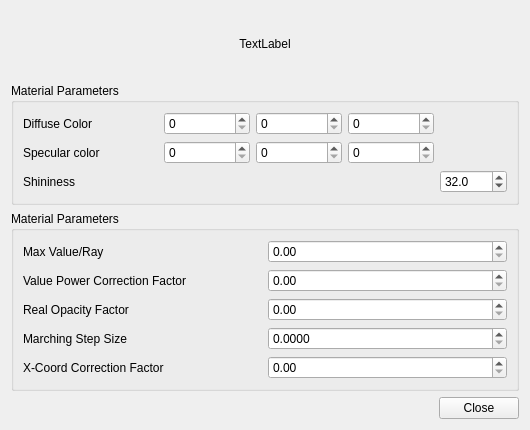
<?xml version="1.0" encoding="UTF-8"?>
<ui version="4.0">
 <class>MaterialEditor</class>
 <widget class="QWidget" name="MaterialEditor">
  <property name="geometry">
   <rect>
    <x>0</x>
    <y>0</y>
    <width>530</width>
    <height>430</height>
   </rect>
  </property>
  <property name="sizePolicy">
   <sizepolicy hsizetype="Expanding" vsizetype="Expanding">
    <horstretch>0</horstretch>
    <verstretch>0</verstretch>
   </sizepolicy>
  </property>
  <property name="windowTitle">
   <string>Form</string>
  </property>
  <layout class="QGridLayout" name="gridLayout_2">
   <item row="1" column="0" colspan="2">
    <widget class="QGroupBox" name="m_BlinnPhongGroup">
     <property name="title">
      <string>Material Parameters</string>
     </property>
     <layout class="QGridLayout" name="gridLayout" columnstretch="2,4,1">
      <item row="0" column="1">
       <layout class="QHBoxLayout" name="horizontalLayout">
        <item>
         <widget class="QSpinBox" name="kdR">
          <property name="maximum">
           <number>255</number>
          </property>
         </widget>
        </item>
        <item>
         <widget class="QSpinBox" name="kdG">
          <property name="maximum">
           <number>255</number>
          </property>
         </widget>
        </item>
        <item>
         <widget class="QSpinBox" name="kdB">
          <property name="maximum">
           <number>255</number>
          </property>
         </widget>
        </item>
       </layout>
      </item>
      <item row="0" column="0">
       <widget class="QLabel" name="label">
        <property name="text">
         <string>Diffuse Color</string>
        </property>
        <property name="buddy">
         <cstring>kdR</cstring>
        </property>
       </widget>
      </item>
      <item row="1" column="1">
       <layout class="QHBoxLayout" name="horizontalLayout_2">
        <item>
         <widget class="QSpinBox" name="ksR">
          <property name="maximum">
           <number>255</number>
          </property>
         </widget>
        </item>
        <item>
         <widget class="QSpinBox" name="ksG">
          <property name="maximum">
           <number>255</number>
          </property>
         </widget>
        </item>
        <item>
         <widget class="QSpinBox" name="ksB">
          <property name="maximum">
           <number>255</number>
          </property>
         </widget>
        </item>
       </layout>
      </item>
      <item row="1" column="0">
       <widget class="QLabel" name="label_2">
        <property name="text">
         <string>Specular color</string>
        </property>
        <property name="buddy">
         <cstring>ksR</cstring>
        </property>
       </widget>
      </item>
      <item row="0" column="2">
       <widget class="Ra::Gui::ColorWidget" name="kdColorWidget" native="true"/>
      </item>
      <item row="1" column="2">
       <widget class="Ra::Gui::ColorWidget" name="ksColorWidget" native="true"/>
      </item>
      <item row="2" column="0">
       <widget class="QLabel" name="label_4">
        <property name="text">
         <string>Shininess</string>
        </property>
        <property name="buddy">
         <cstring>exp</cstring>
        </property>
       </widget>
      </item>
      <item row="2" column="2">
       <widget class="QDoubleSpinBox" name="exp">
        <property name="decimals">
         <number>1</number>
        </property>
        <property name="minimum">
         <double>1.000000000000000</double>
        </property>
        <property name="maximum">
         <double>1024.000000000000000</double>
        </property>
        <property name="singleStep">
         <double>1.000000000000000</double>
        </property>
        <property name="value">
         <double>32.000000000000000</double>
        </property>
       </widget>
      </item>
     </layout>
    </widget>
   </item>
   <item row="3" column="0">
    <spacer name="horizontalSpacer">
     <property name="orientation">
      <enum>Qt::Horizontal</enum>
     </property>
     <property name="sizeHint" stdset="0">
      <size>
       <width>40</width>
       <height>20</height>
      </size>
     </property>
    </spacer>
   </item>
   <item row="0" column="0" colspan="2">
    <widget class="QLabel" name="m_renderObjectName">
     <property name="text">
      <string>TextLabel</string>
     </property>
     <property name="alignment">
      <set>Qt::AlignCenter</set>
     </property>
    </widget>
   </item>
   <item row="3" column="1">
    <widget class="QPushButton" name="m_closeButton">
     <property name="text">
      <string>Close</string>
     </property>
    </widget>
   </item>
   <item row="2" column="0" colspan="2">
    <widget class="QGroupBox" name="m_RayMarchingGroup">
     <property name="title">
      <string>Material Parameters</string>
     </property>
     <layout class="QGridLayout" name="gridLayout_3">
      <item row="2" column="1">
       <widget class="QDoubleSpinBox" name="m_raymarching_opacityFactor"/>
      </item>
      <item row="1" column="0">
       <widget class="QLabel" name="label_5">
        <property name="text">
         <string>Value Power Correction Factor</string>
        </property>
        <property name="buddy">
         <cstring>m_raymarching_powfactor</cstring>
        </property>
       </widget>
      </item>
      <item row="2" column="0">
       <widget class="QLabel" name="label_7">
        <property name="text">
         <string>Real Opacity Factor</string>
        </property>
        <property name="buddy">
         <cstring>m_raymarching_opacityFactor</cstring>
        </property>
       </widget>
      </item>
      <item row="3" column="1">
       <widget class="QDoubleSpinBox" name="m_raymarching_stepsize">
        <property name="decimals">
         <number>4</number>
        </property>
       </widget>
      </item>
      <item row="3" column="0">
       <widget class="QLabel" name="label_6">
        <property name="text">
         <string>Marching Step Size</string>
        </property>
        <property name="buddy">
         <cstring>m_raymarching_stepsize</cstring>
        </property>
       </widget>
      </item>
      <item row="0" column="1">
       <widget class="QDoubleSpinBox" name="m_raymarching_maxvalueray">
        <property name="maximum">
         <double>10000.000000000000000</double>
        </property>
       </widget>
      </item>
      <item row="0" column="0">
       <widget class="QLabel" name="label_3">
        <property name="text">
         <string>Max Value/Ray</string>
        </property>
        <property name="buddy">
         <cstring>m_raymarching_maxvalueray</cstring>
        </property>
       </widget>
      </item>
      <item row="1" column="1">
       <widget class="QDoubleSpinBox" name="m_raymarching_powfactor"/>
      </item>
      <item row="4" column="0">
       <widget class="QLabel" name="label_8">
        <property name="text">
         <string>X-Coord Correction Factor</string>
        </property>
       </widget>
      </item>
      <item row="4" column="1">
       <widget class="QDoubleSpinBox" name="m_raymarching_xCoordFactor"/>
      </item>
     </layout>
    </widget>
   </item>
  </layout>
 </widget>
 <customwidgets>
  <customwidget>
   <class>Ra::Gui::ColorWidget</class>
   <extends>QWidget</extends>
   <header location="global">Gui/ColorWidget.hpp</header>
   <container>1</container>
  </customwidget>
 </customwidgets>
 <tabstops>
  <tabstop>kdR</tabstop>
  <tabstop>kdG</tabstop>
  <tabstop>kdB</tabstop>
  <tabstop>ksR</tabstop>
  <tabstop>ksG</tabstop>
  <tabstop>ksB</tabstop>
  <tabstop>exp</tabstop>
  <tabstop>m_raymarching_maxvalueray</tabstop>
  <tabstop>m_raymarching_powfactor</tabstop>
  <tabstop>m_raymarching_opacityFactor</tabstop>
  <tabstop>m_raymarching_stepsize</tabstop>
  <tabstop>m_closeButton</tabstop>
 </tabstops>
 <resources/>
 <connections/>
</ui>
